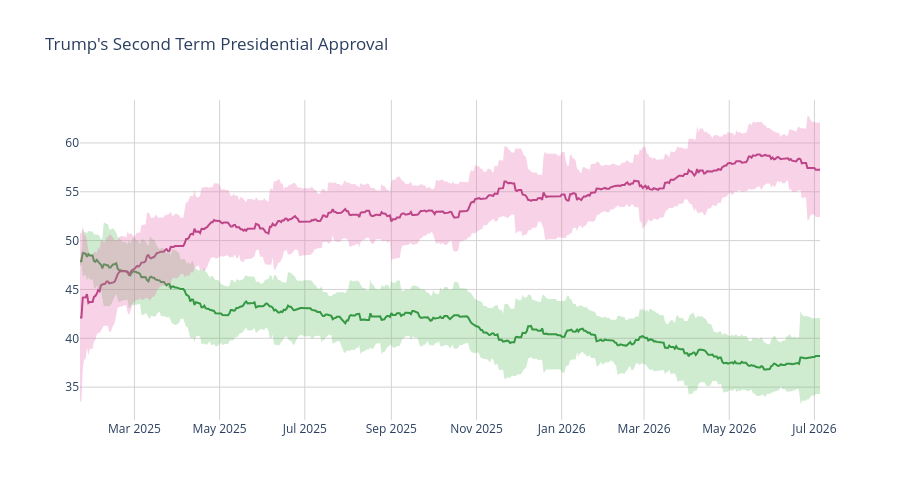

Notebook code cell kept with this figure:
### Code cell
disappr_ci_hex = "#e86eaf"
appr_ci_hex = "#60be65"
disappr_ci_rgba = "rgba(232, 110, 175, 0.3)"
appr_ci_rgba = "rgba(96, 190, 101, 0.3)"
grid_col = "#d4d2d2"


# Approve
fig = go.Figure(go.Scatter(
    x=pres['end_date'],
    y=pres['approve'],
    hovertemplate="%{y:.2f}%",
    name="<b>Approve</b>",
    line=dict(color="#228833"),
    showlegend=False
))

# Disapprove
fig.add_trace(go.Scatter(
    x=pres['end_date'],
    y=pres['disapprove'],
    hovertemplate="%{y:.2f}%",
    name="<b>Disapprove</b>",
    line=dict(color="#aa3377"),
    showlegend=False
    )
)

# Approve CI
fig.add_traces([

    # Upper bound
    go.Scatter(
        x=pres['end_date'],
        y=pres['approve_upper_ci'],
        marker=dict(color=appr_ci_hex),
        line=dict(width=0),
        mode='lines',
        showlegend=False,
        hoverinfo="skip"
    ),

    # Lower bound
    go.Scatter(
        x=pres['end_date'],
        y=pres['approve_lower_ci'],
        marker=dict(color=appr_ci_hex),
        line=dict(width=0),
        mode='lines',
        fillcolor=appr_ci_rgba,
        fill="tonexty",
        showlegend=False,
        hoverinfo="skip"
    )
])

# Disapprove CI
fig.add_traces([

    # Upper bound
    go.Scatter(
        x=pres['end_date'],
        y=pres['disapprove_upper_ci'],
        marker=dict(color=disappr_ci_hex),
        line=dict(width=0),
        mode='lines',
        showlegend=False,
        hoverinfo="skip"
    ),

    # Lower bound
    go.Scatter(
        x=pres['end_date'],
        y=pres['disapprove_lower_ci'],
        marker=dict(color=disappr_ci_hex),
        line=dict(width=0),
        mode='lines',
        fillcolor=disappr_ci_rgba,
        fill="tonexty",
        showlegend=False,
        hoverinfo="skip"
    )
])

fig.update_layout(
    title=dict(text="Trump's Second Term Presidential Approval"),
    hovermode="x"
)

fig.update_xaxes(gridcolor=grid_col)
fig.update_yaxes(gridcolor=grid_col)

fig.update_layout(hovermode="x", hoverlabel_align="right", plot_bgcolor="rgba(0, 0, 0, 0)", height=500)
fig.show()

### Figure 1 — Plotly figure (JSON) as saved in the notebook; plotly's stock layout.template omitted (floating-point values rounded to 4 significant figures; data arrays with more than 128 entries replaced by an {"elided": "..."} marker saying what was removed)
{"data": [{"hovertemplate": "%{y:.2f}%", "line": {"color": "#228833"}, "name": "<b>Approve</b>", "showlegend": false, "type": "scatter", "x": {"elided": "531 str values"}, "y": {"elided": "531 float values"}}, {"hovertemplate": "%{y:.2f}%", "line": {"color": "#aa3377"}, "name": "<b>Disapprove</b>", "showlegend": false, "type": "scatter", "x": {"elided": "531 str values"}, "y": {"elided": "531 float values"}}, {"hoverinfo": "skip", "line": {"width": 0}, "marker": {"color": "#60be65"}, "mode": "lines", "showlegend": false, "type": "scatter", "x": {"elided": "531 str values"}, "y": {"elided": "531 float values"}}, {"fill": "tonexty", "fillcolor": "rgba(96, 190, 101, 0.3)", "hoverinfo": "skip", "line": {"width": 0}, "marker": {"color": "#60be65"}, "mode": "lines", "showlegend": false, "type": "scatter", "x": {"elided": "531 str values"}, "y": {"elided": "531 float values"}}, {"hoverinfo": "skip", "line": {"width": 0}, "marker": {"color": "#e86eaf"}, "mode": "lines", "showlegend": false, "type": "scatter", "x": {"elided": "531 str values"}, "y": {"elided": "531 float values"}}, {"fill": "tonexty", "fillcolor": "rgba(232, 110, 175, 0.3)", "hoverinfo": "skip", "line": {"width": 0}, "marker": {"color": "#e86eaf"}, "mode": "lines", "showlegend": false, "type": "scatter", "x": {"elided": "531 str values"}, "y": {"elided": "531 float values"}}], "layout": {"height": 500, "hoverlabel": {"align": "right"}, "hovermode": "x", "plot_bgcolor": "rgba(0, 0, 0, 0)", "title": {"text": "Trump's Second Term Presidential Approval"}, "xaxis": {"gridcolor": "#d4d2d2"}, "yaxis": {"gridcolor": "#d4d2d2"}}}
